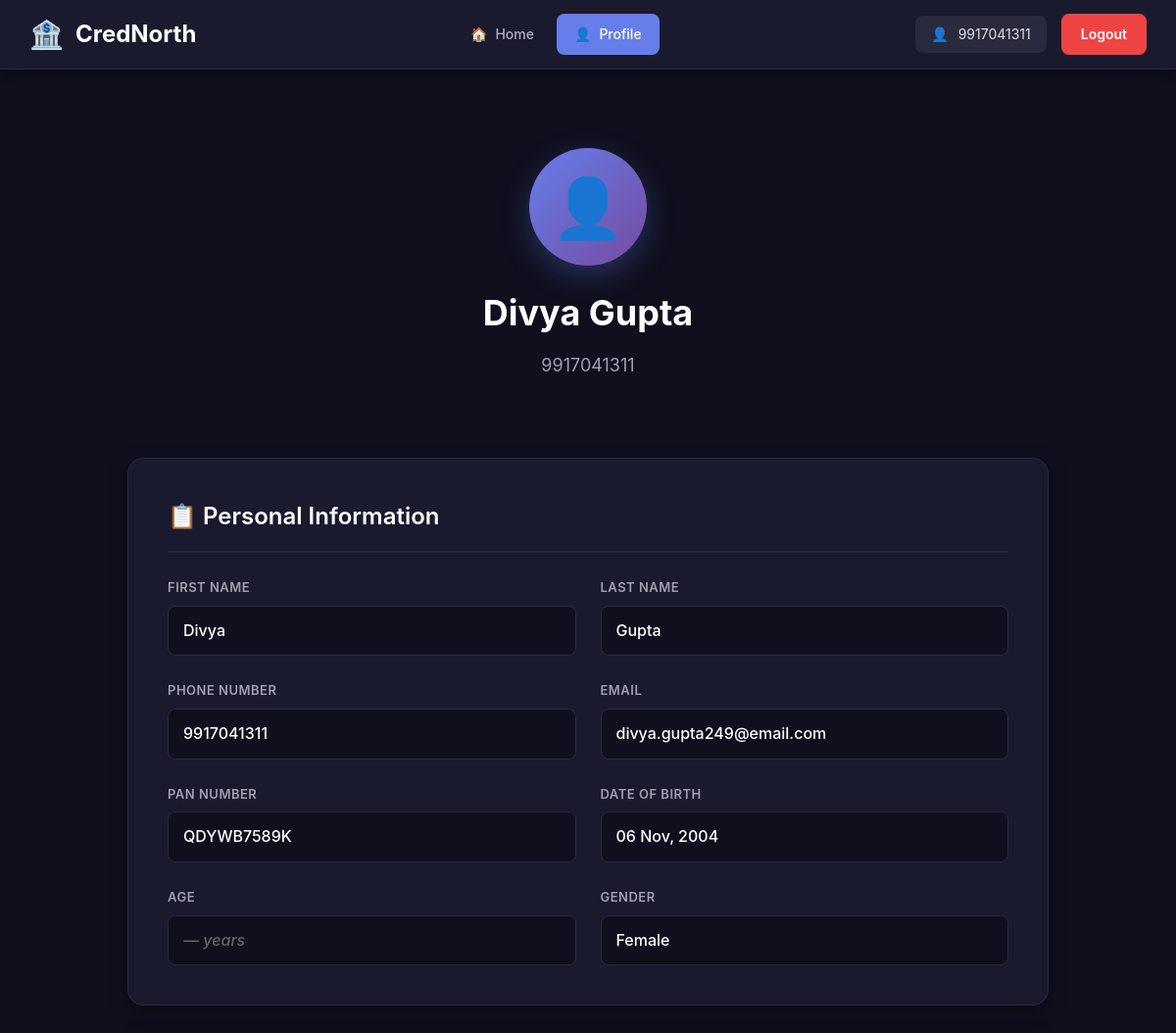
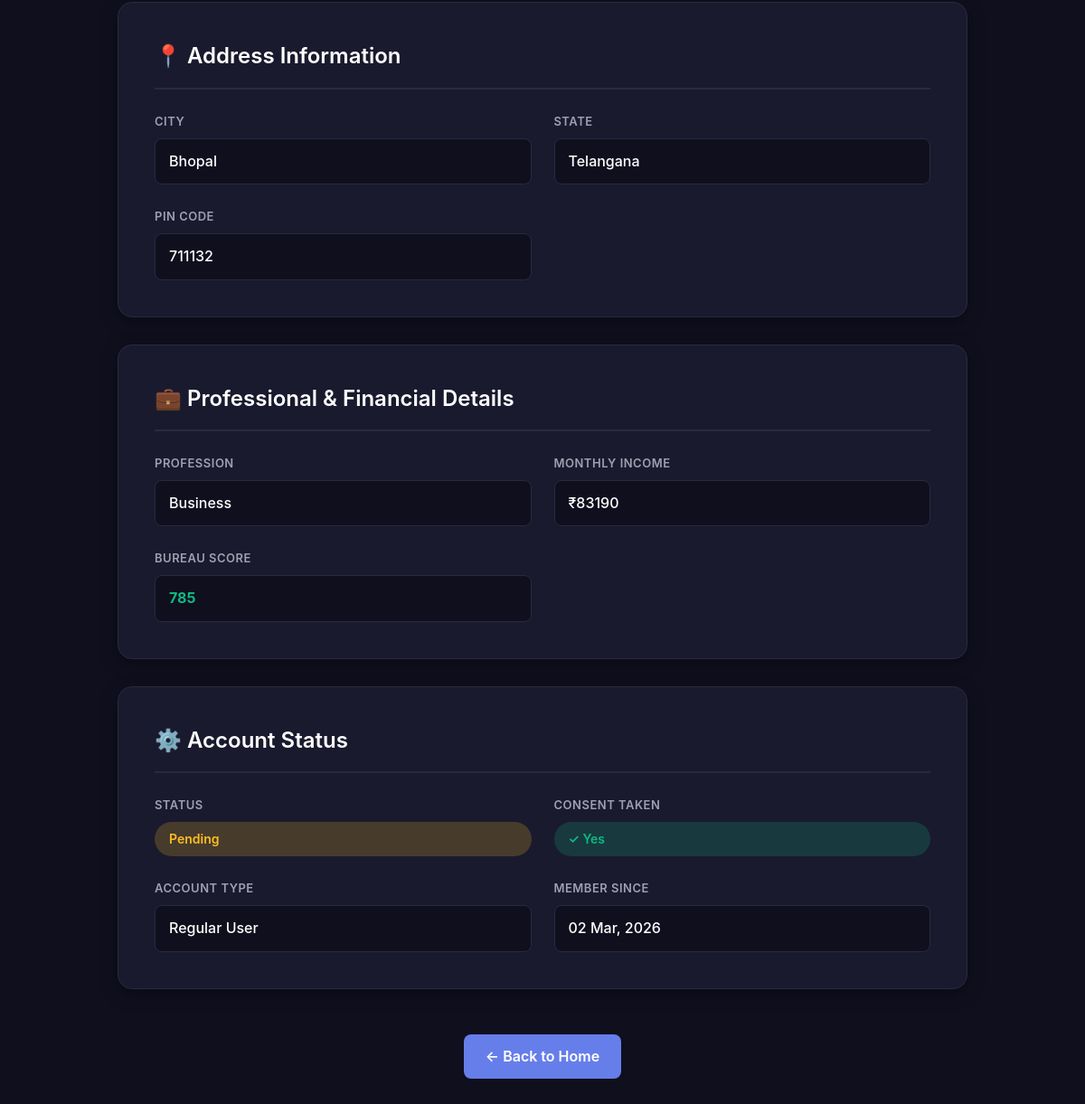
/profile/ (signed in), run on the app's committed database (2 pictures, top to bottom).
### users/models.py (models this page shows, shortened)
class User(PermissionsMixin, models.Model):
    STATUS_CHOICES = [
        ('pending', 'Pending'),
        ('approved', 'Approved'),
        ('rejected', 'Rejected'),
    ]
    GENDER_CHOICES = [
        ('Male', 'Male'),
        ('Female', 'Female'),
        ('Other', 'Other'),
    ]
    PROFESSION_CHOICES = [
        ('Salaried', 'Salaried'),
        ('Self-Employed', 'Self-Employed'),
        ('Business', 'Business'),
    ]
    INCOME_MODE_CHOICES = [
        ('Cheque', 'Cheque'),
        ('Bank Transfer', 'Bank Transfer'),
        ('Cash', 'Cash'),
    ]
    id = models.BigAutoField(primary_key=True)
    phone_number = models.CharField(
        max_length=10,
        unique=True,
        validators=[validate_phone_number],
        db_index=True,
        help_text='Exactly 10 digits - used for login'
    )
    first_name = models.CharField(max_length=100, blank=True)
    last_name = models.CharField(max_length=100, blank=True)
    email = models.EmailField(max_length=254, null=True, blank=True)
    pan_number = models.CharField(
        max_length=10,
        db_index=True,
        validators=[validate_pan_number],
        help_text='PAN format: AAAAA9999A',
        blank=True
    )
    date_of_birth = models.DateField(null=True, blank=True)
    age = models.IntegerField(null=True, blank=True, editable=False)
    gender = models.CharField(max_length=10, choices=GENDER_CHOICES, blank=True)
    city = models.CharField(max_length=100, blank=True)
    state = models.CharField(max_length=100, blank=True)
    pin_code = models.CharField(
        max_length=6,
        validators=[validate_pin_code],
        help_text='6 digits',
        blank=True
    )
    profession = models.CharField(max_length=100, choices=PROFESSION_CHOICES, blank=True)
    monthly_income = models.DecimalField(max_digits=12, decimal_places=2, null=True, blank=True)
    bureau_score = models.IntegerField(null=True, blank=True, db_index=True, help_text='Credit score 0-900')
    income_mode = models.CharField(max_length=20, choices=INCOME_MODE_CHOICES, blank=True)
    consent_taken = models.BooleanField(default=False)
    status = models.CharField(max_length=20, choices=STATUS_CHOICES, default='pending')
    is_active = models.BooleanField(default=True)
    is_staff = models.BooleanField(default=False)
    is_superuser = models.BooleanField(default=False)
    created_at = models.DateTimeField(auto_now_add=True, db_index=True)
    updated_at = models.DateTimeField(auto_now=True)
    objects = UserManager()
    USERNAME_FIELD = 'phone_number'
    REQUIRED_FIELDS = []
    @property
    def is_authenticated(self):
        return True
    class Meta:
        db_table = 'users_user'
        verbose_name = 'User'
        verbose_name_plural = 'Users'
        ordering = ['-created_at']
        indexes = [
            models.Index(fields=['phone_number'], name='idx_user_phone'),
            models.Index(fields=['pan_number'], name='idx_user_pan'),
            models.Index(fields=['status'], name='idx_user_status'),
            models.Index(fields=['bureau_score'], name='idx_user_bureau'),
            models.Index(fields=['created_at'], name='idx_user_created_at'),
        ]
        constraints = [
            models.UniqueConstraint(
                fields=['pan_number'],
                name='unique_user_pan_number',
                condition=models.Q(pan_number__isnull=False) & ~models.Q(pan_number='')
            ),
        ]

### loans/views.py (the view)
# urls.py: path('profile/', ProfileView.as_view(), name='profile'),
@method_decorator(login_required, name='dispatch')
class ProfileView(View):
    def get(self, request):
        user = request.user
        context = {
            'user': user,
        }
        return render(request, 'profile.html', context)

### backend/templates/profile.html (shortened to what this page needs)
<!DOCTYPE html>
<html lang="en">
<head>
</head>
<body>
    <nav class="navbar">
        <div class="nav-container">
            <a href="/" class="nav-brand">
                <span class="icon">🏦</span>
                <span>CredNorth</span>
            </a>
            <ul class="nav-menu">
                <li class="nav-item">
                    <a href="/" class="nav-link">
                        <span>🏠</span>
                        <span>Home</span>
                    </a>
                </li>
                <li class="nav-item">
                    <a href="/profile/" class="nav-link active">
                        <span>👤</span>
                        <span>Profile</span>
                    </a>
                </li>
            </ul>
            <div class="nav-user">
                <div class="user-info">
                    <span>👤</span>
                    <span>{{ user.phone_number }}</span>
                </div>
                <a href="/logout/" class="btn-logout">Logout</a>
            </div>
        </div>
    </nav>
    <div class="container">
        <div class="profile-header">
            <div class="profile-avatar">👤</div>
            <h1>{{ user.first_name }} {{ user.last_name }}</h1>
            <p>{{ user.phone_number }}</p>
        </div>
        <div class="profile-card">
            <h2>📋 Personal Information</h2>
            <div class="info-grid">
                <div class="info-item">
                    <span class="info-label">First Name</span>
                    <span class="info-value">{{ user.first_name|default:"—" }}</span>
                </div>
                <div class="info-item">
                    <span class="info-label">Last Name</span>
                    <span class="info-value">{{ user.last_name|default:"—" }}</span>
                </div>
                <div class="info-item">
                    <span class="info-label">Phone Number</span>
                    <span class="info-value">{{ user.phone_number }}</span>
                </div>
                <div class="info-item">
                    <span class="info-label">Email</span>
                    <span class="info-value {% if not user.email %}empty{% endif %}">{{ user.email|default:"Not provided" }}</span>
                </div>
                <div class="info-item">
                    <span class="info-label">PAN Number</span>
                    <span class="info-value">{{ user.pan_number|default:"—" }}</span>
                </div>
                <div class="info-item">
                    <span class="info-label">Date of Birth</span>
                    <span class="info-value {% if not user.date_of_birth %}empty{% endif %}">{{ user.date_of_birth|date:"d M, Y"|default:"Not provided" }}</span>
                </div>
                <div class="info-item">
                    <span class="info-label">Age</span>
                    <span class="info-value {% if not user.age %}empty{% endif %}">{{ user.age|default:"—" }} years</span>
                </div>
                <div class="info-item">
                    <span class="info-label">Gender</span>
                    <span class="info-value {% if not user.gender %}empty{% endif %}">{{ user.gender|default:"Not specified" }}</span>
                </div>
            </div>
        </div>
        <div class="profile-card">
            <h2>📍 Address Information</h2>
            <div class="info-grid">
                <div class="info-item">
                    <span class="info-label">City</span>
                    <span class="info-value {% if not user.city %}empty{% endif %}">{{ user.city|default:"Not provided" }}</span>
                </div>
                <div class="info-item">
                    <span class="info-label">State</span>
                    <span class="info-value {% if not user.state %}empty{% endif %}">{{ user.state|default:"Not provided" }}</span>
                </div>
                <div class="info-item">
                    <span class="info-label">PIN Code</span>
                    <span class="info-value {% if not user.pin_code %}empty{% endif %}">{{ user.pin_code|default:"Not provided" }}</span>
                </div>
            </div>
        </div>
        <div class="profile-card">
            <h2>💼 Professional & Financial Details</h2>
            <div class="info-grid">
                <div class="info-item">
                    <span class="info-label">Profession</span>
                    <span class="info-value {% if not user.profession %}empty{% endif %}">{{ user.profession|default:"Not specified" }}</span>
                </div>
                <div class="info-item">
                    <span class="info-label">Monthly Income</span>
                    <span class="info-value {% if not user.monthly_income %}empty{% endif %}">
                        {% if user.monthly_income %}
                            ₹{{ user.monthly_income|floatformat:0 }}
                        {% else %}
                            Not provided
                        {% endif %}
                    </span>
                </div>
                <div class="info-item">
                    <span class="info-label">Bureau Score</span>
                    <span class="info-value {% if not user.bureau_score %}empty{% endif %}">
                        {% if user.bureau_score %}
                            <span style="color: {% if user.bureau_score >= 750 %}#10b981{% elif user.bureau_score >= 650 %}#fbbf24{% else %}#ef4444{% endif %}; font-weight: bold;">
                                {{ user.bureau_score }}
                            </span>
                        {% else %}
                            Not available
                        {% endif %}
                    </span>
                </div>
            </div>
        </div>
        <div class="profile-card">
            <h2>⚙️ Account Status</h2>
            <div class="info-grid">
                <div class="info-item">
                    <span class="info-label">Status</span>
                    <span class="status-badge {{ user.status }}">{{ user.status }}</span>
                </div>
                <div class="info-item">
                    <span class="info-label">Consent Taken</span>
                    <span class="consent-badge {% if user.consent_taken %}yes{% else %}no{% endif %}">
                        {% if user.consent_taken %}
                            ✓ Yes
                        {% else %}
                            ✗ No
                        {% endif %}
                    </span>
                </div>
                <div class="info-item">
                    <span class="info-label">Account Type</span>
                    <span class="info-value">
                        {% if user.is_superuser %}
                            <span class="user-badge">Administrator</span>
                        {% elif user.is_staff %}
                            <span class="user-badge staff">Staff Member</span>
                        {% else %}
                            Regular User
                        {% endif %}
                    </span>
                </div>
                <div class="info-item">
                    <span class="info-label">Member Since</span>
                    <span class="info-value">{{ user.created_at|date:"d M, Y" }}</span>
                </div>
            </div>
        </div>
        <div style="text-align: center;">
            <a href="/" class="back-button">← Back to Home</a>
        </div>
    </div>
</body>
</html>

### backend/templates/profile.html (style rules this page uses)
* { margin: 0; padding: 0; box-sizing: border-box; }
body { font-family: -apple-system, BlinkMacSystemFont, 'Segoe UI', Roboto, 'Helvetica Neue', Arial, sans-serif; background: #0f0f1e; color: #e0e0e0; min-height: 100vh; line-height: 1.6; }
.navbar { background: #1a1a2e; border-bottom: 1px solid #2a2a3e; padding: 0; position: sticky; top: 0; z-index: 1000; box-shadow: 0 2px 10px rgba(0, 0, 0, 0.5); }
.nav-container { max-width: 1400px; margin: 0 auto; display: flex; justify-content: space-between; align-items: center; padding: 0 30px; height: 70px; }
.nav-brand { display: flex; align-items: center; gap: 12px; font-size: 24px; font-weight: 700; color: #ffffff; text-decoration: none; transition: opacity 0.3s; }
.nav-brand .icon { font-size: 28px; }
.nav-menu { display: flex; gap: 5px; align-items: center; list-style: none; }
.nav-link { display: flex; align-items: center; gap: 8px; padding: 10px 18px; color: #b0b0c0; text-decoration: none; border-radius: 8px; transition: all 0.3s; font-size: 14px; font-weight: 500; }
.nav-link.active { background: #667eea; color: #ffffff; }
.nav-user { display: flex; align-items: center; gap: 15px; }
.user-info { display: flex; align-items: center; gap: 10px; padding: 8px 16px; background: #2a2a3e; border-radius: 8px; font-size: 14px; }
.btn-logout { padding: 10px 20px; background: #ef4444; color: #ffffff; border: none; border-radius: 8px; text-decoration: none; font-size: 14px; font-weight: 600; cursor: pointer; transition: all 0.3s; }
.container { max-width: 1000px; margin: 0 auto; padding: 40px 30px; }
.profile-header { text-align: center; margin-bottom: 40px; padding: 40px 20px; }
.profile-avatar { width: 120px; height: 120px; background: linear-gradient(135deg, #667eea 0%, #764ba2 100%); border-radius: 50%; display: flex; align-items: center; justify-content: center; font-size: 60px; margin: 0 auto 20px; box-shadow: 0 10px 30px rgba(102, 126, 234, 0.3); }
.profile-header h1 { font-size: 36px; font-weight: 700; color: #ffffff; margin-bottom: 10px; }
.profile-header p { font-size: 18px; color: #a0a0b0; }
.profile-card { background: #1a1a2e; border: 1px solid #2a2a3e; border-radius: 16px; padding: 40px; margin-bottom: 30px; box-shadow: 0 5px 20px rgba(0, 0, 0, 0.3); }
.profile-card h2 { color: #ffffff; font-size: 24px; font-weight: 600; margin-bottom: 25px; padding-bottom: 15px; border-bottom: 2px solid #2a2a3e; display: flex; align-items: center; gap: 10px; }
.info-grid { display: grid; grid-template-columns: repeat(auto-fit, minmax(280px, 1fr)); gap: 25px; }
.info-item { display: flex; flex-direction: column; gap: 8px; }
.info-label { color: #a0a0b0; font-size: 13px; font-weight: 600; text-transform: uppercase; letter-spacing: 0.5px; }
.info-value { color: #ffffff; font-size: 16px; font-weight: 500; padding: 12px 15px; background: #0f0f1e; border-radius: 8px; border: 1px solid #2a2a3e; }
.info-value.empty { color: #666; font-style: italic; }
.status-badge { display: inline-block; padding: 8px 16px; border-radius: 20px; font-size: 14px; font-weight: 600; text-transform: capitalize; }
.status-badge.pending { background: rgba(251, 191, 36, 0.2); color: #fbbf24; }
.consent-badge { display: inline-flex; align-items: center; gap: 8px; padding: 8px 16px; border-radius: 20px; font-size: 14px; font-weight: 600; }
.consent-badge.yes { background: rgba(16, 185, 129, 0.2); color: #10b981; }
.back-button { display: inline-flex; align-items: center; gap: 8px; padding: 12px 24px; background: #667eea; color: #ffffff; border: none; border-radius: 8px; text-decoration: none; font-size: 16px; font-weight: 600; transition: all 0.3s; margin-top: 20px; }

### data on the page
User: phone_number "9917041311", first_name "Divya", last_name "Gupta", email "divya.gupta249@email.com", pan_number "QDYWB7589K", date_of_birth "06 Nov, 2004", age "—", gender "Female", city "Bhopal", state "Telangana", pin_code "711132", profession "Business", monthly_income "83190", bureau_score "785", status "Pending", created_at "02 Mar, 2026"
